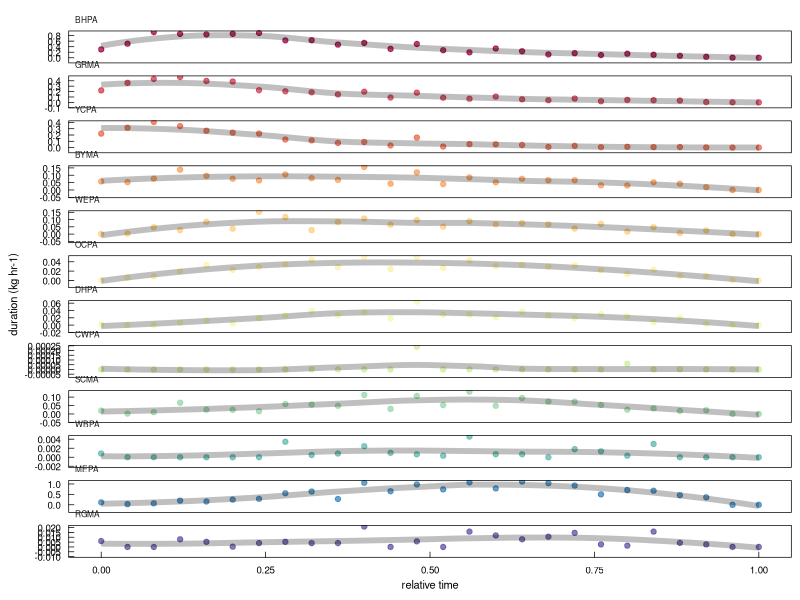

Here is the R script that generated this plot: (Note: this script raises an error after producing the figure.)
#### this script is plotting parrot chronology on collpa
#### should be ~ 3rd figure in the manuscript
#### it communicates across the study period the numbers and duration of parrots on the cliff

library(ggplot2)      # plotting and viz
library(plyr)         # legacy df manipulation
library(dplyr)        # variable grouping and manipulation
library(reshape)      # legacy df manipulation
library(data.table)   # legacy functions on df 
library(tidyr)        # gathering and spreading
library(zoo)          # roll mean
library(ggthemes)     # helpful ggplot themes
library(forcats)
library(scales)
library(RColorBrewer) # pretty colors
library(ggridges)
library(colorspace)
library(patchwork)
library(lubridate)    # formatting times dates

# custom ggplot theme
themeKV <- theme_few()+
  theme(strip.background = element_blank(),
        axis.line = element_blank(),
        axis.text.x = element_text(colour = "black", margin = margin(0.2, unit = "cm")),
        axis.text.y = element_text(colour = "black", margin = margin(c(1, 0.2), unit = "cm")),
        axis.ticks.x = element_line(colour = "black", linewidth=.25), 
        axis.ticks.y = element_line(colour = "black", linewidth=.25),
        axis.ticks.length=unit(-0.15, "cm"), 
        element_line(colour = "black", linewidth=.5),
        panel.border = element_rect(colour = "black", fill=NA, linewidth=.5),
        legend.title=element_blank(),
        strip.text=element_text(hjust=0))

#### read in raw survey data
# setwd("/Users/kylevanhoutan/colpa_flock/")
DF <- read.csv('data/duration_relative_t.csv')

# rescale Brewer palette to 13 categories
colourCount = length(unique(DF$SPECIES)) 
getPalette = colorRampPalette(brewer.pal(11, "Spectral")) # interpolate colors to fit the 13 parrot species
Spectral12 <- getPalette(colourCount) # 13 color Spectral palette 

#reorder in order of appearance
DF$SPECIES <- factor(DF$SPECIES, levels=c("BHPA", "GRMA", "YCPA", "BYMA", "WEPA", "OCPA", "DHPA", "CWPA", "SCMA", "WBPA", "MEPA", "RGMA"))

# make plot
p1 <- ggplot(DF, aes(x = TIME_rel, y = KG_HR_DAY, group = SPECIES, color = SPECIES)) +
  themeKV + theme(legend.position = "none",
                  axis.text.y = element_text(size = 7),
                  axis.text.x = element_text(size = 7),
                  axis.title.x = element_text(size = 8),
                  axis.title.y = element_text(size = 8),
                  strip.text.x = element_text(size = 6),
                  panel.spacing.y = unit(-0.5, "lines"), # trying to reduce vertical spacing between panels
                  ) +
  geom_point(aes(fill = SPECIES), 
           alpha = 0.75) + 
  scale_color_manual(values = Spectral12) +
  geom_line(alpha = 0.25, size = 2, color = '#000000',
            stat = "smooth", method = 'loess', formula = 'y~x', span = 0.65) + 
  xlab("relative time") +
  ylab("duration (kg hr-1)") +
  scale_y_continuous(breaks=pretty_breaks()) +
  facet_wrap(~SPECIES, ncol=1, scales = "free_y")

p1

loess <- ggplot_build(p1) # extract LOESS trend model values from ggplot
# see https://ggplot2.tidyverse.org/reference/ggplot_build.html
loess_vals <- loess$data[[2]] # port these into a DF
# use "loess_vals" to determine sequencing of arrivals of species to collpa
# determine the relative time with the max value for each loess model
# use dplyr: https://stackoverflow.com/questions/24237399/how-to-select-the-rows-with-maximum-values-in-each-group-with-dplyr
loess_max <- loess_vals %>% 
  group_by(PANEL) %>%
  filter(y == max(y)) 
# subset full dataset for only columns of interest
loess_max <- subset(loess_max, select = c(PANEL,x,y)) 
# since the ggplot build dropped species names, add them back in
# generate the DF
spp_order <- data.frame(SPECIES = c("BHPA", "GRMA", "YCPA", "BYMA", "WEPA", "OCPA", "DHPA", "CWPA", "SCMA", "WBPA", "MEPA", "RGMA"))
# bind it to the previous output
loess_max2 <- cbind(loess_max,spp_order)
# export the CSV
write.csv(loess_max2, file="/Users/kylevanhoutan/colpa_flock/data/loess_max2", row.names=FALSE)


# plot again in correct order, reorder from loess_max2
DF$SPECIES <- factor(DF$SPECIES, levels=c("YCPA", "GRMA", "BHPA", "BYMA", "OCPA", "WEPA", "WBPA", "DHPA", "CWPA", "SCMA", "RGMA", "MEPA"))
# make plot
p2 <- ggplot(DF, aes(x = TIME_rel, y = KG_HR_DAY, group = SPECIES, color = SPECIES)) +
  themeKV + theme(legend.position = "none",
                  axis.text.y = element_text(size = 7),
                  axis.text.x = element_text(size = 7),
                  axis.title.x = element_text(size = 8),
                  axis.title.y = element_text(size = 8),
                  strip.text.x = element_text(size = 6),
                  panel.spacing.y = unit(-0.4, "lines"), # trying to reduce vertical spacing between panels
  ) +
  geom_point(aes(fill = SPECIES),
             shape = 16, size = 2,
             alpha = 0.75, size = 2) + 
  scale_color_manual(values = Spectral12) +
  geom_point(shape = 1,size = 2, colour = "black", stroke = 0.25,) +
  geom_line(alpha = 0.4, size = 2.5, color = '#000000',
            stat = "smooth", method = 'loess', formula = 'y~x', span = 0.65) + 
  xlab("morning flock time (relative)") +
  ylab("abundance (kg hr-1)") +
  scale_y_continuous(breaks=pretty_breaks()) +
  facet_wrap(~SPECIES, ncol=1, scales = "free_y")
p2


#### read in first landing data
# this is already in shape for plotting
lands <- read.csv('data/first_down.csv')

p3 <- ggplot(lands, aes(x= fct_infreq(FIRST_DOWN), group=FIRST_DOWN, fill=FIRST_DOWN)) +
  themeKV + theme(legend.position = "none", 
                  axis.text.x = element_text(size = 7),
                  axis.text.y = element_text(size = 7),
                  axis.title.x = element_text(size = 8),
                  axis.title.y = element_text(size = 8)) + 
  geom_bar(aes(fill = fct_infreq(FIRST_DOWN)), alpha=0.85, 
           ) +
  scale_fill_manual(values=c("#005a32", "#238b45", "#74c476", "#c7e9c0")) +
  scale_y_continuous(breaks = seq(0, 50, by = 5)) +
  xlab("species") +
  ylab("first to land (days)")
p3


# plot extracts of arrival order, by peak loess model data
p4 <- ggplot(loess_max2, aes(x = x, group = SPECIES, fill = SPECIES,
                             y = fct_reorder(SPECIES,desc(x)))) +  # desc reverse orders from small to big
  themeKV + theme(legend.position = "none",
                  axis.text.y = element_text(size = 7),
                  axis.text.x = element_text(size = 7),
                  axis.title.x = element_text(size = 9),
                  axis.title.y = element_text(size = 0),) +
  geom_point(shape = 16, size = 3, alpha = 0.8,
             aes(color = fct_reorder(SPECIES,x))) +
  scale_color_manual(values = Spectral12) + # reverse the order of the palette to match p1
  geom_point(shape = 1,size = 3, colour = "black", stroke = 0.25,) +
  scale_x_continuous(breaks = seq(0, 1, by = 0.1), 
                     limits = c(0,0.61),
                     ) +
  #scale_x_datetime(breaks = breaks_width("1 hour"), 
  #                 date_labels = "%H") + # set the time scales and drop date info
  # xlab("hour of day") +
  xlab("rel. time of max abund.")
p4


layout <- "
AAAA###
AAAABBB
AAAACCC
AAAA###"
p2 + p4 + p3 +
  plot_layout(design = layout) +
  plot_annotation(tag_levels = 'a') # add panel labels a, b, c... et

# END
